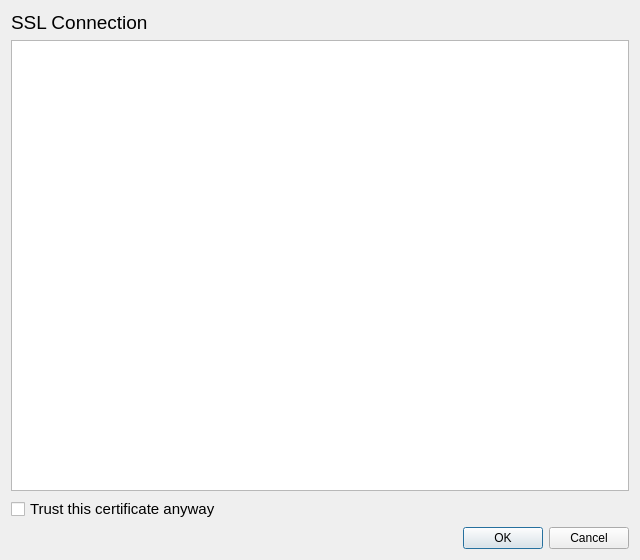
<?xml version="1.0" encoding="UTF-8"?>
<ui version="4.0">
 <class>Mirall::sslErrorDialog</class>
 <widget class="QWidget" name="Mirall::sslErrorDialog">
  <property name="geometry">
   <rect>
    <x>0</x>
    <y>0</y>
    <width>640</width>
    <height>560</height>
   </rect>
  </property>
  <property name="windowTitle">
   <string>Form</string>
  </property>
  <layout class="QGridLayout" name="gridLayout">
   <item row="2" column="0">
    <widget class="QCheckBox" name="_cbTrustConnect">
     <property name="font">
      <font>
       <pointsize>11</pointsize>
      </font>
     </property>
     <property name="text">
      <string>Trust this certificate anyway</string>
     </property>
    </widget>
   </item>
   <item row="3" column="0">
    <widget class="QDialogButtonBox" name="_dialogButtonBox">
     <property name="standardButtons">
      <set>QDialogButtonBox::Cancel|QDialogButtonBox::Ok</set>
     </property>
    </widget>
   </item>
   <item row="0" column="0">
    <widget class="QLabel" name="label">
     <property name="font">
      <font>
       <pointsize>14</pointsize>
      </font>
     </property>
     <property name="text">
      <string>SSL Connection</string>
     </property>
    </widget>
   </item>
   <item row="1" column="0">
    <widget class="QTextBrowser" name="_tbErrors">
     <property name="openExternalLinks">
      <bool>true</bool>
     </property>
    </widget>
   </item>
  </layout>
 </widget>
 <resources/>
 <connections/>
</ui>
